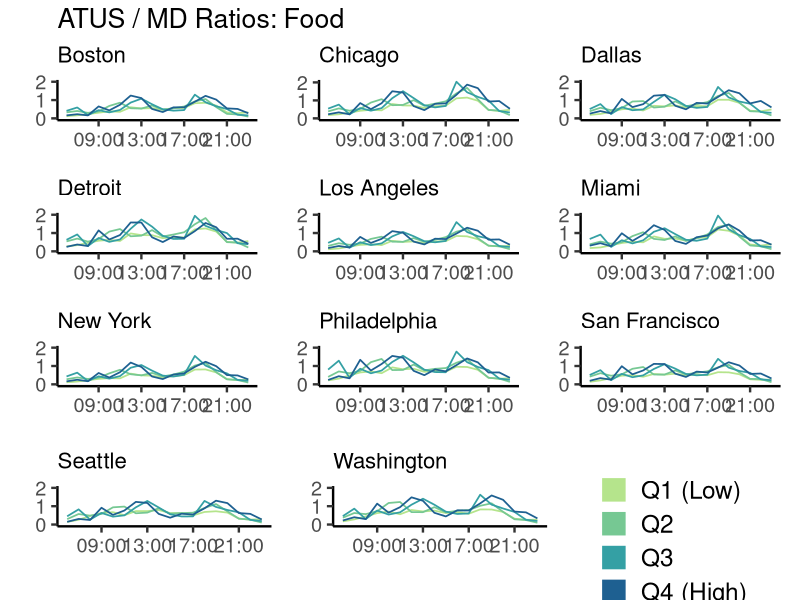
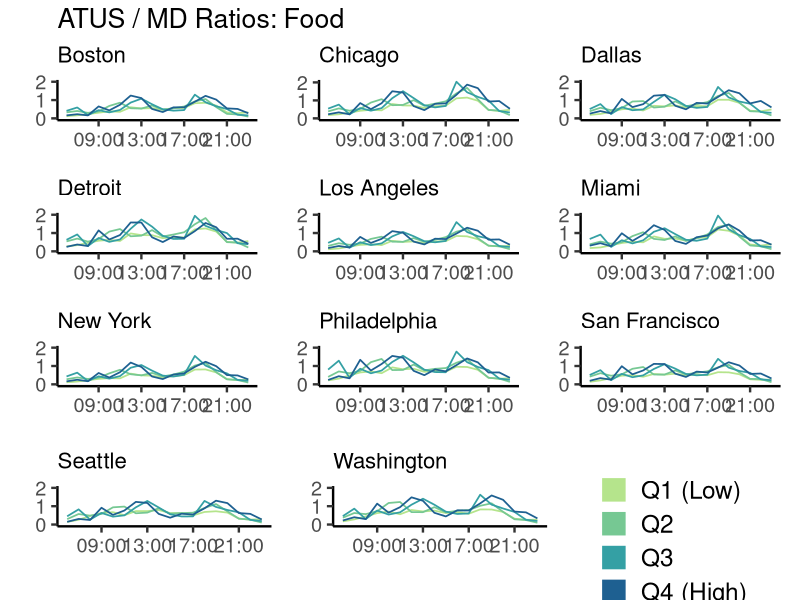

Write the R code that produced these figures, in order.
## CODE TO RECREATE FIGURE S1 ##

# read in packages
library(tidyverse)
library(patchwork)
library(cowplot)

# read in csv
atus_md_ratio_fc_figS1 <- read.csv("figS1.csv")

# add column for the time labels on the x-axis
atus_md_ratio_fc_figS1 <- atus_md_ratio_fc_figS1 %>%
  mutate(time_label = as.POSIXct(key * 3600, origin = "1970-01-01", tz = "UTC"))

# set start and end time variables
start_time <- as.POSIXct(6 * 3600, origin = "1970-01-01", tz = "UTC")
end_time <- as.POSIXct(23 * 3600, origin = "1970-01-01", tz = "UTC")


## BOSTON ##
# csv file combines all 11 cities, plotted each separately to ensure best possible formatting
atus_md_ratio_fc_boston_figS1 <- atus_md_ratio_fc_figS1 %>%
  filter(city == "Boston")

si_boston_atusmd_fc_ratio <- ggplot() +
  geom_path(data=atus_md_ratio_fc_boston_figS1, linewidth = 0.6, aes(x = time_label, y = atusmd_ratio, color = inc_quart)) +
  scale_x_datetime(date_labels = "%H:%M",  
                   date_breaks = "4 hours",
                   limits = c(start_time, end_time)) +  
  theme_classic(base_size = 18) +
  theme(title = element_text(size = 16),
        axis.title.y = element_text(vjust = +2.25),
        axis.title.x = element_text(vjust = -0.75), 
        plot.margin = unit(c(0.01,0.3,0.01,0.01), "cm"),
        legend.position = "none") +
  labs(title = "ATUS / MD Ratios: Food", subtitle = "Boston", x = "", y = "") +
  scale_color_manual("", values = c("Q1" = "#b5e48c", "Q2" = "#76c893", "Q3" = "#34a0a4", "Q4" = "#1e6091")) +
  scale_y_continuous(limits = c(0,2), breaks = c(0,1,2))


## CHICAGO ##
atus_md_ratio_fc_chicago_figS1 <- atus_md_ratio_fc_figS1 %>%
  filter(city == "Chicago")

si_chicago_atusmd_fc_ratio <- ggplot() +
  geom_path(data=atus_md_ratio_fc_chicago_figS1, linewidth = 0.6, aes(x = time_label, y = atusmd_ratio, color = inc_quart)) +
  scale_x_datetime(date_labels = "%H:%M",  
                   date_breaks = "4 hours",
                   limits = c(start_time, end_time)) +  
  theme_classic(base_size = 18) +
  theme(title = element_text(size = 16),
        axis.title.y = element_text(vjust = +2.25),
        axis.title.x = element_text(vjust = -0.75), 
        plot.margin = unit(c(0.01,0.3,0.01,0.01), "cm"),
        legend.position = "none") +
  labs(subtitle = "Chicago", x = "", y = "") +
  scale_color_manual("", values = c("Q1" = "#b5e48c", "Q2" = "#76c893", "Q3" = "#34a0a4", "Q4" = "#1e6091")) +
  scale_y_continuous(breaks = c(0,1,2))


## DALLAS ##
atus_md_ratio_fc_dallas_figS1 <- atus_md_ratio_fc_figS1 %>%
  filter(city == "Dallas")

si_dallas_atusmd_fc_ratio <- ggplot() +
  geom_path(data=atus_md_ratio_fc_dallas_figS1, linewidth = 0.6, aes(x = time_label, y = atusmd_ratio, color = inc_quart)) +
  scale_x_datetime(date_labels = "%H:%M",  
                   date_breaks = "4 hours",
                   limits = c(start_time, end_time)) +  
  theme_classic(base_size = 18) +
  theme(title = element_text(size = 16),
        axis.title.y = element_text(vjust = +2.25),
        axis.title.x = element_text(vjust = -0.75), 
        plot.margin = unit(c(0.01,0.3,0.01,0.01), "cm"),
        legend.position = "none") +
  labs(subtitle = "Dallas", x = "", y = "") +
  scale_color_manual("", values = c("Q1" = "#b5e48c", "Q2" = "#76c893", "Q3" = "#34a0a4", "Q4" = "#1e6091")) +
  scale_y_continuous(limits = c(0,2), breaks = c(0,1,2))


## DETROIT ##
atus_md_ratio_fc_detroit_figS1 <- atus_md_ratio_fc_figS1 %>%
  filter(city == "Detroit")

si_detroit_atusmd_fc_ratio <- ggplot() +
  geom_path(data=atus_md_ratio_fc_detroit_figS1, linewidth = 0.6, aes(x = time_label, y = atusmd_ratio, color = inc_quart)) +
  scale_x_datetime(date_labels = "%H:%M",  
                   date_breaks = "4 hours",
                   limits = c(start_time, end_time)) +  
  theme_classic(base_size = 18) +
  theme(title = element_text(size = 16),
        axis.title.y = element_text(vjust = +2.25),
        axis.title.x = element_text(vjust = -0.75), 
        plot.margin = unit(c(0.01,0.3,0.01,0.01), "cm"),
        legend.position = "none") +
  labs(subtitle = "Detroit", x = "", y = "") +
  scale_color_manual("", values = c("Q1" = "#b5e48c", "Q2" = "#76c893", "Q3" = "#34a0a4", "Q4" = "#1e6091")) +
  scale_y_continuous(limits = c(0,2), breaks = c(0,1,2))


## LOS ANGELES ##
atus_md_ratio_fc_losangeles_figS1 <- atus_md_ratio_fc_figS1 %>%
  filter(city == "Los Angeles")

si_losangeles_atusmd_fc_ratio <- ggplot() +
  geom_path(data=atus_md_ratio_fc_losangeles_figS1, linewidth = 0.6, aes(x = time_label, y = atusmd_ratio, color = inc_quart)) +
  scale_x_datetime(date_labels = "%H:%M",  
                   date_breaks = "4 hours",
                   limits = c(start_time, end_time)) +  
  theme_classic(base_size = 18) +
  theme(title = element_text(size = 16),
        axis.title.y = element_text(vjust = +2.25),
        axis.title.x = element_text(vjust = -0.75), 
        plot.margin = unit(c(0.01,0.3,0.01,0.01), "cm"),
        legend.position = "none") +
  labs(subtitle = "Los Angeles", x = "", y = "") +
  scale_color_manual("", values = c("Q1" = "#b5e48c", "Q2" = "#76c893", "Q3" = "#34a0a4", "Q4" = "#1e6091")) +
  scale_y_continuous(limits = c(0,2), breaks = c(0,1,2))


## MIAMI ##
atus_md_ratio_fc_miami_figS1 <- atus_md_ratio_fc_figS1 %>%
  filter(city == "Miami")

si_miami_atusmd_fc_ratio <- ggplot() +
  geom_path(data=atus_md_ratio_fc_miami_figS1, linewidth = 0.6, aes(x = time_label, y = atusmd_ratio, color = inc_quart)) +
  scale_x_datetime(date_labels = "%H:%M",  
                   date_breaks = "4 hours",
                   limits = c(start_time, end_time)) +  
  theme_classic(base_size = 18) +
  theme(title = element_text(size = 16),
        axis.title.y = element_text(vjust = +2.25),
        axis.title.x = element_text(vjust = -0.75), 
        plot.margin = unit(c(0.01,0.3,0.01,0.01), "cm"),
        legend.position = "none") +
  labs(subtitle = "Miami", x = "", y = "") +
  scale_color_manual("", values = c("Q1" = "#b5e48c", "Q2" = "#76c893", "Q3" = "#34a0a4", "Q4" = "#1e6091")) +
  scale_y_continuous(limits = c(0,2), breaks = c(0,1,2))


## NEW YORK ##
atus_md_ratio_fc_newyork_figS1 <- atus_md_ratio_fc_figS1 %>%
  filter(city == "New York")

si_newyork_atusmd_fc_ratio <- ggplot() +
  geom_path(data=atus_md_ratio_fc_newyork_figS1, linewidth = 0.6, aes(x = time_label, y = atusmd_ratio, color = inc_quart)) +
  scale_x_datetime(date_labels = "%H:%M",  
                   date_breaks = "4 hours",
                   limits = c(start_time, end_time)) +  
  theme_classic(base_size = 18) +
  theme(title = element_text(size = 16),
        axis.title.y = element_text(vjust = +2.25),
        axis.title.x = element_text(vjust = -0.75), 
        plot.margin = unit(c(0.01,0.3,0.01,0.01), "cm"),
        legend.position = "none") +
  labs(subtitle = "New York", x = "", y = "") +
  scale_color_manual("", values = c("Q1" = "#b5e48c", "Q2" = "#76c893", "Q3" = "#34a0a4", "Q4" = "#1e6091")) +
  scale_y_continuous(limits = c(0,2), breaks = c(0,1,2))


## PHILADELPHIA ##
atus_md_ratio_fc_philadelphia_figS1 <- atus_md_ratio_fc_figS1 %>%
  filter(city == "Philadelphia")

si_philadelphia_atusmd_fc_ratio <- ggplot() +
  geom_path(data=atus_md_ratio_fc_philadelphia_figS1, linewidth = 0.6, aes(x = time_label, y = atusmd_ratio, color = inc_quart)) +
  scale_x_datetime(date_labels = "%H:%M",  
                   date_breaks = "4 hours",
                   limits = c(start_time, end_time)) + 
  theme_classic(base_size = 18) +
  theme(title = element_text(size = 16),
        axis.title.y = element_text(vjust = +2.25),
        axis.title.x = element_text(vjust = -0.75), 
        plot.margin = unit(c(0.01,0.3,0.01,0.01), "cm"),
        legend.position = "none") +
  labs(subtitle = "Philadelphia", x = "", y = "") +
  scale_color_manual("", values = c("Q1" = "#b5e48c", "Q2" = "#76c893", "Q3" = "#34a0a4", "Q4" = "#1e6091")) +
  scale_y_continuous(limits = c(0,2), breaks = c(0,1,2))


## SAN FRANCISCO ##
atus_md_ratio_fc_sanfrancisco_figS1 <- atus_md_ratio_fc_figS1 %>%
  filter(city == "San Francisco")

si_sanfrancisco_atusmd_fc_ratio <- ggplot() +
  geom_path(data=atus_md_ratio_fc_sanfrancisco_figS1, linewidth = 0.6, aes(x = time_label, y = atusmd_ratio, color = inc_quart)) +
  scale_x_datetime(date_labels = "%H:%M",  
                   date_breaks = "4 hours",
                   limits = c(start_time, end_time)) +  
  theme_classic(base_size = 18) +
  theme(title = element_text(size = 16),
        axis.title.y = element_text(vjust = +2.25),
        axis.title.x = element_text(vjust = -0.75), 
        plot.margin = unit(c(0.01,0.3,0.01,0.01), "cm"),
        legend.position = "none") +
  labs(subtitle = "San Francisco", x = "", y = "") +
  scale_color_manual("", values = c("Q1" = "#b5e48c", "Q2" = "#76c893", "Q3" = "#34a0a4", "Q4" = "#1e6091")) +
  scale_y_continuous(limits = c(0,2), breaks = c(0,1,2))


## SEATTLE ##
atus_md_ratio_fc_seattle_figS1 <- atus_md_ratio_fc_figS1 %>%
  filter(city == "Seattle")

si_seattle_atusmd_fc_ratio <- ggplot() +
  geom_path(data=atus_md_ratio_fc_seattle_figS1, linewidth = 0.6, aes(x = time_label, y = atusmd_ratio, color = inc_quart)) +
  scale_x_datetime(date_labels = "%H:%M",  
                   date_breaks = "4 hours",
                   limits = c(start_time, end_time)) +  
  theme_classic(base_size = 18) +
  theme(title = element_text(size = 16),
        axis.title.y = element_text(vjust = +2.25),
        axis.title.x = element_text(vjust = -0.75), 
        plot.margin = unit(c(0.01,0.3,0.01,0.01), "cm"),
        legend.position = "none") +
  labs(subtitle = "Seattle", x = "", y = "") +
  scale_color_manual("", values = c("Q1" = "#b5e48c", "Q2" = "#76c893", "Q3" = "#34a0a4", "Q4" = "#1e6091"))  +
  scale_y_continuous(limits = c(0,2), breaks = c(0,1,2))


## WASHINGTON ##
atus_md_ratio_fc_washington_figS1 <- atus_md_ratio_fc_figS1 %>%
  filter(city == "Washington")

si_washington_atusmd_fc_ratio <- ggplot() +
  geom_path(data=atus_md_ratio_fc_washington_figS1, linewidth = 0.6, aes(x = time_label, y = atusmd_ratio, color = inc_quart)) +
  scale_x_datetime(date_labels = "%H:%M",  
                   date_breaks = "4 hours",
                   limits = c(start_time, end_time)) +  
  theme_classic(base_size = 18) +
  theme(title = element_text(size = 16),
        axis.title.y = element_text(vjust = +2.25),
        axis.title.x = element_text(vjust = -0.75), 
        plot.margin = unit(c(0.01,0.3,0.01,0.01), "cm"),
        legend.position = "none") +
  labs(subtitle = "Washington", x = "", y = "") +
  scale_color_manual("", values = c("Q1" = "#b5e48c", "Q2" = "#76c893", "Q3" = "#34a0a4", "Q4" = "#1e6091")) +
  scale_y_continuous(limits = c(0,2), breaks = c(0,1,2))


## legend ##
atus_md_ratio_fc_figS1_boston_legend <- ggplot(data=atus_md_ratio_fc_boston_figS1, aes(x = time_label, y = atusmd_ratio, color = inc_quart_legend_label, fill = inc_quart_legend_label)) +
  geom_bar(stat="identity") +
  scale_x_datetime(date_labels = "%H:%M",  
                   date_breaks = "4 hours",
                   limits = c(start_time, end_time)) +  
  facet_wrap(~inc_quart, ncol = 2, nrow = 2) +
  theme_classic(base_size = 22) +
  theme(axis.title.y = element_text(vjust = +2.25),
        axis.title.x = element_text(vjust = -0.75), 
        plot.margin = unit(c(0.01,0.01,0.01,0.01), "cm"),
        legend.position = "right",
        legend.key.spacing.y = unit(0.25, "cm"),
        strip.background = element_blank(),
        strip.text.x = element_blank()) +
  labs(x = "", y = "", title = "American Time Use Survey / Mobility Data Ratio", subtitle = "(Boston)") +
  scale_fill_manual("", values = c("Q1 (Low)" = "#b5e48c", "Q2" = "#76c893", "Q3" = "#34a0a4", "Q4 (High)" = "#1e6091")) +
  scale_color_manual("", values = c("Q1 (Low)" = "#b5e48c", "Q2" = "#76c893", "Q3" = "#34a0a4", "Q4 (High)" = "#1e6091")) +
  scale_y_continuous(limits = c(0,1.5), breaks = c(0,1.5))

# extract legend 
figS1_legend <- get_plot_component(atus_md_ratio_fc_figS1_boston_legend, 'guide-box-right', return_all = TRUE)


## combine 11 city plots and legend to create Figure S1 ##
p_figS1 <- (si_boston_atusmd_fc_ratio | si_chicago_atusmd_fc_ratio |si_dallas_atusmd_fc_ratio) / 
           (si_detroit_atusmd_fc_ratio | si_losangeles_atusmd_fc_ratio | si_miami_atusmd_fc_ratio) /
           (si_newyork_atusmd_fc_ratio | si_philadelphia_atusmd_fc_ratio | si_sanfrancisco_atusmd_fc_ratio) /
           (si_seattle_atusmd_fc_ratio | si_washington_atusmd_fc_ratio | figS1_legend)

# print Figure S1
p_figS1

# save at this size
ggsave("p_figS1.png", p_figS1, width = 14, height = 10, units = "in")
